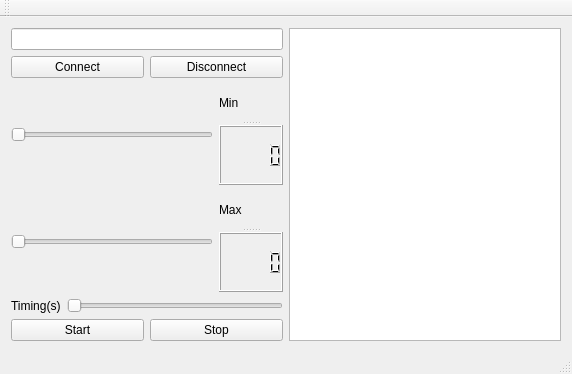
<?xml version="1.0" encoding="UTF-8"?>
<ui version="4.0">
 <class>MainWindow</class>
 <widget class="QMainWindow" name="MainWindow">
  <property name="geometry">
   <rect>
    <x>0</x>
    <y>0</y>
    <width>572</width>
    <height>374</height>
   </rect>
  </property>
  <property name="windowTitle">
   <string>MainWindow</string>
  </property>
  <widget class="QWidget" name="centralWidget">
   <property name="autoFillBackground">
    <bool>false</bool>
   </property>
   <layout class="QHBoxLayout" name="horizontalLayout_6">
    <item>
     <layout class="QVBoxLayout" name="verticalLayout">
      <item>
       <widget class="QLineEdit" name="lineEdit"/>
      </item>
      <item>
       <layout class="QHBoxLayout" name="horizontalLayout_3">
        <item>
         <widget class="QPushButton" name="pushButtonConnect">
          <property name="text">
           <string>Connect</string>
          </property>
         </widget>
        </item>
        <item>
         <widget class="QPushButton" name="pushButtonDisconnect">
          <property name="text">
           <string>Disconnect</string>
          </property>
         </widget>
        </item>
       </layout>
      </item>
      <item>
       <layout class="QHBoxLayout" name="horizontalLayout">
        <item>
         <widget class="QSlider" name="horizontalSliderMin">
          <property name="orientation">
           <enum>Qt::Horizontal</enum>
          </property>
         </widget>
        </item>
        <item>
         <widget class="QSplitter" name="splitter">
          <property name="orientation">
           <enum>Qt::Vertical</enum>
          </property>
          <widget class="QLabel" name="label">
           <property name="text">
            <string>Min</string>
           </property>
          </widget>
          <widget class="QLCDNumber" name="lcdNumber"/>
         </widget>
        </item>
       </layout>
      </item>
      <item>
       <layout class="QHBoxLayout" name="horizontalLayout_2">
        <item>
         <widget class="QSlider" name="horizontalSliderMax">
          <property name="orientation">
           <enum>Qt::Horizontal</enum>
          </property>
         </widget>
        </item>
        <item>
         <widget class="QSplitter" name="splitter_2">
          <property name="orientation">
           <enum>Qt::Vertical</enum>
          </property>
          <widget class="QLabel" name="label_2">
           <property name="text">
            <string>Max</string>
           </property>
          </widget>
          <widget class="QLCDNumber" name="lcdNumber_2"/>
         </widget>
        </item>
       </layout>
      </item>
      <item>
       <layout class="QHBoxLayout" name="horizontalLayout_5">
        <item>
         <widget class="QLabel" name="label_3">
          <property name="text">
           <string>Timing(s)</string>
          </property>
         </widget>
        </item>
        <item>
         <widget class="QSlider" name="horizontalSliderTiming">
          <property name="orientation">
           <enum>Qt::Horizontal</enum>
          </property>
         </widget>
        </item>
       </layout>
      </item>
      <item>
       <layout class="QHBoxLayout" name="horizontalLayout_4">
        <item>
         <widget class="QPushButton" name="pushButtonStart">
          <property name="text">
           <string>Start</string>
          </property>
         </widget>
        </item>
        <item>
         <widget class="QPushButton" name="pushButtonStop">
          <property name="text">
           <string>Stop</string>
          </property>
         </widget>
        </item>
       </layout>
      </item>
     </layout>
    </item>
    <item>
     <widget class="QListWidget" name="listWidget"/>
    </item>
   </layout>
  </widget>
  <widget class="QMenuBar" name="menuBar">
   <property name="geometry">
    <rect>
     <x>0</x>
     <y>0</y>
     <width>572</width>
     <height>21</height>
    </rect>
   </property>
  </widget>
  <widget class="QToolBar" name="mainToolBar">
   <attribute name="toolBarArea">
    <enum>TopToolBarArea</enum>
   </attribute>
   <attribute name="toolBarBreak">
    <bool>false</bool>
   </attribute>
  </widget>
  <widget class="QStatusBar" name="statusBar"/>
 </widget>
 <layoutdefault spacing="6" margin="11"/>
 <resources/>
 <connections>
  <connection>
   <sender>horizontalSliderMin</sender>
   <signal>valueChanged(int)</signal>
   <receiver>lcdNumber</receiver>
   <slot>display(int)</slot>
   <hints>
    <hint type="sourcelabel">
     <x>142</x>
     <y>138</y>
    </hint>
    <hint type="destinationlabel">
     <x>238</x>
     <y>168</y>
    </hint>
   </hints>
  </connection>
  <connection>
   <sender>horizontalSliderMax</sender>
   <signal>valueChanged(int)</signal>
   <receiver>lcdNumber_2</receiver>
   <slot>display(int)</slot>
   <hints>
    <hint type="sourcelabel">
     <x>179</x>
     <y>246</y>
    </hint>
    <hint type="destinationlabel">
     <x>244</x>
     <y>273</y>
    </hint>
   </hints>
  </connection>
 </connections>
</ui>
